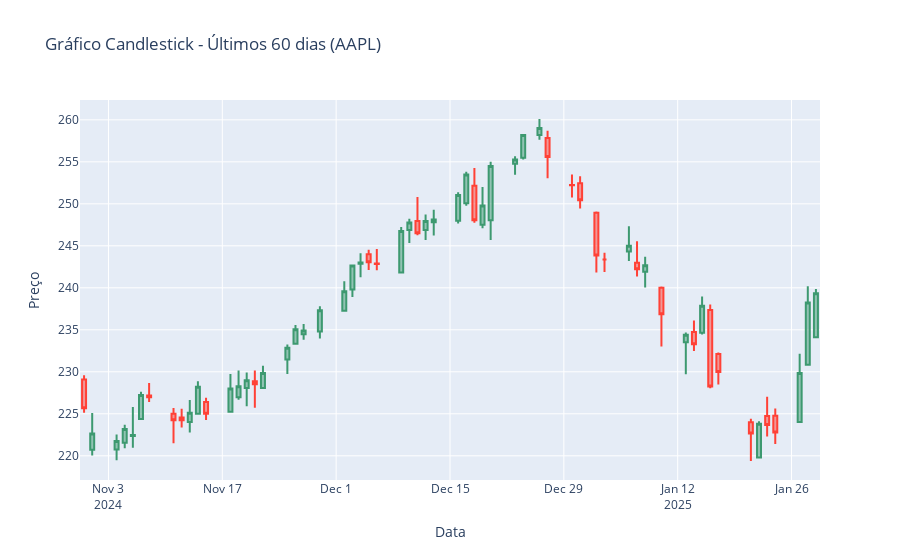

Notebook source saved alongside this figure:
### Markdown cell above
#### 3. Gráfico de *candlestick*
1. Selecione o período dos últimos 60 dias (corridos) para um dos ativos da sua base
2. Monte um gráfico de *candlestick* para esses dados.

### Code cell
import plotly.graph_objects as go

# Escolher um ativo para o gráfico (exemplo: AAPL)
ativo = "AAPL"

# Filtrar os últimos 60 dias
df_candlestick = dados_ativos[ativo].iloc[-60:]

# Criar o gráfico Candlestick
fig = go.Figure(data=[go.Candlestick(
    x=df_candlestick.index,
    open=df_candlestick["Open"],
    high=df_candlestick["High"],
    low=df_candlestick["Low"],
    close=df_candlestick["Close"],
    name=ativo
)])

fig.update_layout(
    title=f"Gráfico Candlestick - Últimos 60 dias ({ativo})",
    xaxis_title="Data",
    yaxis_title="Preço",
    xaxis_rangeslider_visible=False
)

fig.show()
